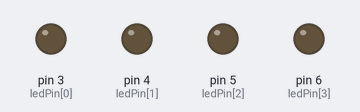
The sketch below on a simulated Arduino Uno, built with avr-gcc and run on an emulated ATmega328P. Shown: output pins drawn as LEDs (lit = HIGH).

Above: at 0.5 s.
At 2.5 s:
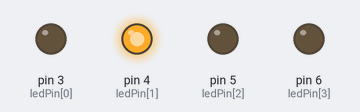
At 4.5 s:
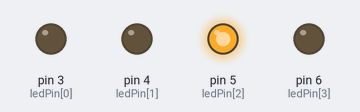
At 9.5 s:
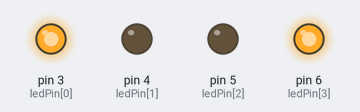
At 14.5 s:
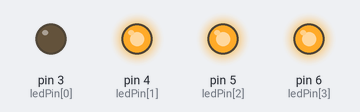
At 19.5 s:
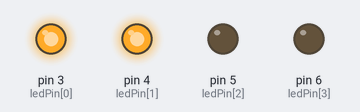
Timing chart, 0 to 20.8 s (numbered marks = the images above):
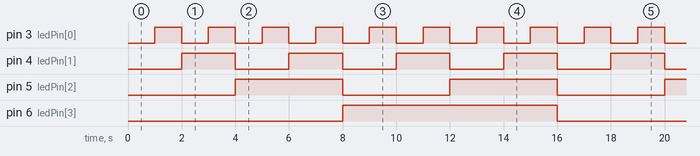

Measured:
- by itself, pin 3 (ledPin[0]): alternates HIGH for 1.0 s and LOW for 1.0 s
- by itself, pin 4 (ledPin[1]): alternates HIGH for 2.0 s and LOW for 2.0 s
- by itself, pin 5 (ledPin[2]): alternates HIGH for 4.0 s and LOW for 4.0 s
- by itself, pin 6 (ledPin[3]): alternates HIGH for 8.0 s and LOW for 8.0 s

The sketch:

led_bcd_display.ino
```cpp
int ledPin[] = {3, 4, 5, 6};

void setup()
{
  for (int i = 0; i < 4; i++)
  {
    pinMode(ledPin[i], OUTPUT);
  }
}

void loop()
{
  for (byte counter = 0; counter <= 15; counter++)
  {
    displayBinary(counter);
    delay(1000);
  }
}

void displayBinary(byte numToShow)
{
 /*the bitRead is used to read the 4 bit binary number
and then in for loop i. the i read the position of the bit
and turn on the led ex: 1001 then the led connected at position
0 and 3 should be turn On rest OFF.*/
  for (int i = 0; i < 4; i++)
  {
    if (bitRead(numToShow, i) == 1)
    {
      digitalWrite(ledPin[i], HIGH);
    }
    else
    {
      digitalWrite(ledPin[i], LOW);
    }
  }

}
```
